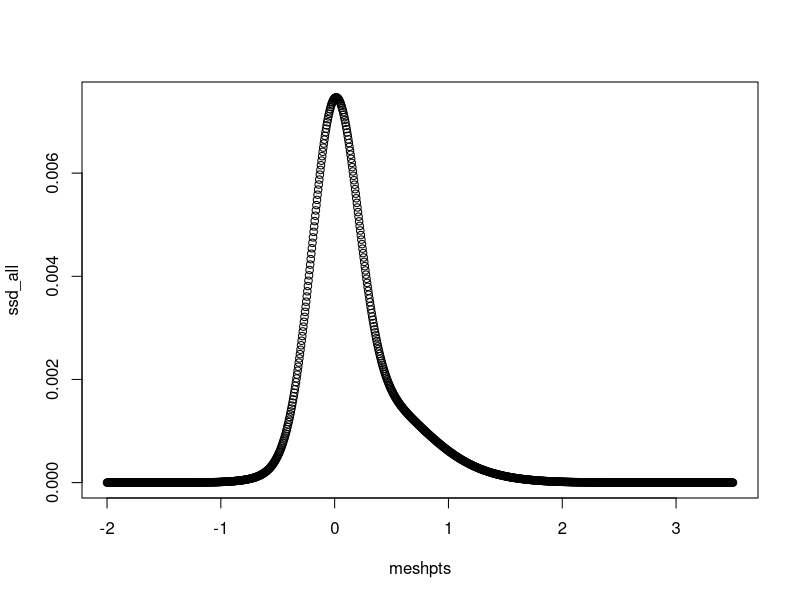
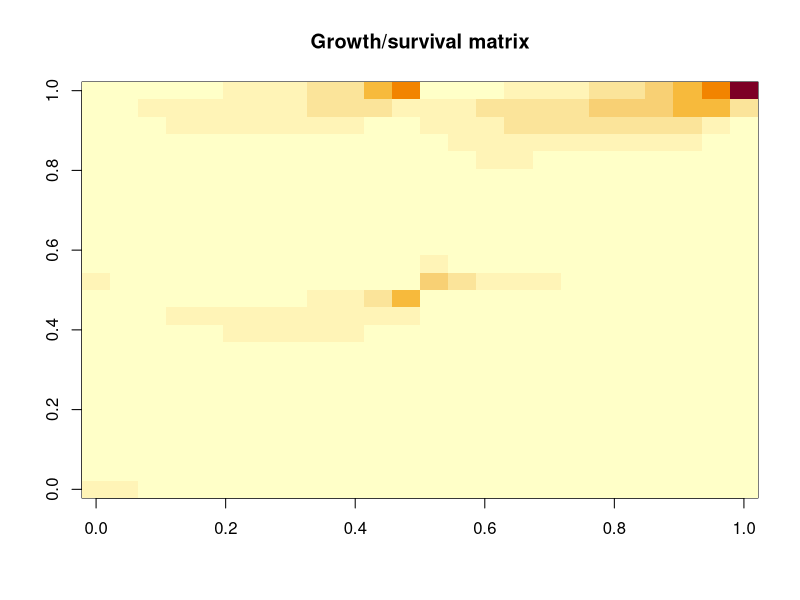
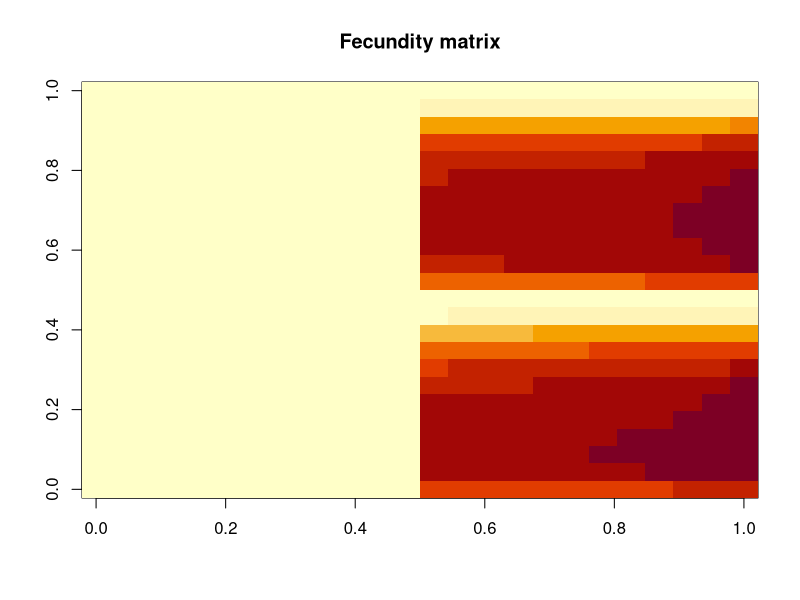

Generate these figures, in order, with R:
## ---- chunk 1
rm(list = ls())

# $demo_fns
demo_fns <- list(
  ## G_z1z -  Growth function, given you are size z now returns the pdf of size z1 next time
  grow = function(z1, z, params) {
    mu <-
      params["grow.int"] + params["grow.z"] * z           # mean size next year
    sig <-
      params["grow.sd"]                                 # sd about mean
    p.den.grow <-
      dnorm(z1, mean = mu, sd = sig)             # pdf that you are size z1 given you were size z
    return(p.den.grow)
  },
  ## s_z Survival function, logistic regression
  surv = function(z, params) {
    linear.p <-
      params["surv.int"] + params["surv.z"] * z  # linear predictor
    #p <- (1/(1+exp(-linear.p))) # logistic transformation to probability with no cap
    p <-
      pmin(1 / (1 + exp(-linear.p)), rep(0.99, length(z))) # logistic transformation to probability with constant cap
    #p <- min((1/(1+exp(-linear.p))),params["surv.cap"]) # logistic transformation to probability with cut-off cap
    #p <- (1/(1+exp(-linear.p)))*params["surv.cap"] # logistic transformation to probability with scalar cap
    return(p)
  },
  ## p_bz Probability of flowering function, logistic regression
  flow = function(z, params) {
    linear.p <-
      params["flow.int"] + params["flow.z"] * z      # linear predictor
    p <-
      1 / (1 + exp(-linear.p))                                # logistic transformation to probability
    return(p)
  },
  ## b_z Seed production function
  seed = function(z, params) {
    #if (params["seed.int"] < 0) {params["seed.int"] <- params["seed.int"] * params["seed.z"]}
    N <-
      exp(params["seed.int"] + params["seed.z"] * z)   # seed production of a size z plant
    return(N)
  },
  ## c_0z1 Recruit size pdf
  rcsz = function(z1, params) {
    mu <- params["rcsz.int"]
    sig <- params["rcsz.sd"]
    p.deRecr <-
      dnorm(z1, mean = mu, sd = sig)              # pdf of a size z1 recruit
    return(p.deRecr)
  },
  #maturity
  matu = function(z,params) {
    linear.p <-
      params["matu.int"] + params["matu.z"] * z      # linear predictor
    p <-
      1 / (1 + exp(-linear.p))                                # logistic transformation to probability
    return(p)
  }
)

# IPM_desc object
IPM_desc <- list(
  demo_fns = demo_fns
)

## ---- chunk 2

# survival kernels

# immature to immature
P_z1z_imm_to_imm = function (z1, z, params) {
  # survival * growth * not maturing
  return(IPM_desc$demo_fns$surv(z, params) * IPM_desc$demo_fns$grow(z1, z, params) * (1-IPM_desc$demo_fns$matu(z1, params)) )
}

# immature to mature
P_z1z_imm_to_mat = function (z1, z, params) {
  # survival *  growth * maturing
  return(IPM_desc$demo_fns$surv(z, params) * IPM_desc$demo_fns$grow(z1, z, params) * IPM_desc$demo_fns$matu(z1, params))
}

# mature to mature
P_z1z_mat_to_mat = function (z1, z, params) {
  # survival * growth
  return(IPM_desc$demo_fns$surv(z, params) * IPM_desc$demo_fns$grow(z1, z, params))
}

### FECUNDITY

## Define the fecundity kernels
F_z1z_mat_to_imm = function (z1, z, params) {
  # survival * flowering * number of seeds * recruit survival * recruit size * not maturing
  return(
    IPM_desc$demo_fns$flow(z, params) * IPM_desc$demo_fns$seed(z, params) * params["p.r"] * IPM_desc$demo_fns$rcsz(z1, params) * (1-IPM_desc$demo_fns$matu(z1, params))
  )
}

F_z1z_mat_to_mat = function (z1, z, params) {
  # survival * flowering * number of seeds * recruit survival * recruit size * maturity
  return(
    IPM_desc$demo_fns$flow(z, params) * IPM_desc$demo_fns$seed(z, params) * params["p.r"] * IPM_desc$demo_fns$rcsz(z1, params) * IPM_desc$demo_fns$matu(z1, params)
  )
}

## ---- chunk 3

params <- c(
  surv.int  =  0.1,
  surv.z    =   0.3,
  flow.int  = 0.1,
  flow.z    =   0.2,
  grow.int  =   0.27,
  grow.z    =   1 - 0.27,
  grow.sd   =   0.38,
  rcsz.int  =   0,
  rcsz.sd   =   0.2,
  seed.int  =   1,
  seed.z    =   0,
  p.r       =   1,
  matu.int  =  0,
  matu.z    = 0.3
)

## ---- chunk 4
# produce ssd from parameter set and IPM_desc
calc_dom_eig <- function(A, tol = 1e-8) {
  qmax <- 10 * tol
  lam <- 1
  x <- rep(1, nrow(A))

  while (qmax > tol) {
    x1 <- A %*% x
    qmax <- sum(abs(x1 - lam * x))
    lam <- sum(x1)
    x <- x1 / lam
  }

  # Having found w (within tol), get lambda
  x1 <- A %*% x
  lam <- sum(x1)
  x <- x1 / lam
  return(list(lambda = lam, w = x / sum(x)))
}

## ---- chunk 5

#### example
meshpts <- seq(from = -2, to = 3.5, by = 0.005)



mesh_len <- length(meshpts)

dlta <- meshpts[2] - meshpts[1]
lwr <- min(meshpts) - dlta / 2
upr <- max(meshpts) + dlta / 2

P_kern <- F_kern <- matrix(0, nrow = mesh_len*2,ncol = mesh_len*2)

#make each of the parts of the kernel
P_kern_imm_to_imm <- outer(meshpts, meshpts, P_z1z_imm_to_imm,params) * dlta
P_kern_imm_to_mat <- outer(meshpts, meshpts, P_z1z_imm_to_mat,params) * dlta
P_kern_mat_to_mat <- outer(meshpts, meshpts, P_z1z_mat_to_mat,params) * dlta

# put them in the big kernel
P_kern[1:mesh_len,1:mesh_len] <- P_kern_imm_to_imm
P_kern[(mesh_len+1):(mesh_len*2),1:mesh_len] <- P_kern_imm_to_mat
P_kern[(mesh_len+1):(mesh_len*2),(mesh_len+1):(mesh_len*2)] <- P_kern_mat_to_mat

#image(t(P_kern))

F_kern_mat_to_imm <- outer(meshpts, meshpts, F_z1z_mat_to_imm, params) * dlta
F_kern_mat_to_mat <- outer(meshpts, meshpts, F_z1z_mat_to_mat, params) * dlta

F_kern[1:mesh_len,(mesh_len+1):(mesh_len*2)] <- F_kern_mat_to_imm
F_kern[(mesh_len+1):(mesh_len*2),(mesh_len+1):(mesh_len*2)] <- F_kern_mat_to_mat

#image(t(F_kern))

K_kern <- P_kern+F_kern

# calcualte lambda
lambda.IPM <- calc_dom_eig(K_kern)$lambda

## ---- chunk 6

ssd <- calc_dom_eig(K_kern)$w

ssd_all <- ssd[1:mesh_len] + ssd[(mesh_len+1):(mesh_len*2)]

ssd_imm <- ssd[1:mesh_len]
#ssd_imm <- ssd_imm/sum(ssd_imm)

ssd_mat <- ssd[(mesh_len+1):(mesh_len*2)]
#ssd_mat <- ssd_mat/sum(ssd_mat)



# approximation to the size distribition function
n_t <- approxfun(meshpts, ssd_all, rule = 2)
n_t_imm <- approxfun(meshpts, ssd_imm, rule = 2)
n_t_mat <- approxfun(meshpts, ssd_mat, rule = 2)

#n_t_imm <- n_t_mat <- n_t

plot(meshpts,ssd_all)


## ---- chunk 7

# make a function to compute integration stuff
mk_meshpts <- function (l, u, m) {
  h <- (u - l) / m
  meshpts <- l + ((1:m) - 1 / 2) * h
  list(
    m = m,
    h = h,
    l = l,
    u = u,
    meshpts = meshpts
  )
}

mesh_res <- 250

# normal survival with any maturity faff
s_z <- IPM_desc$demo_fns$surv

# growth
g_z <- IPM_desc$demo_fns$grow

#maturity
m_z <- IPM_desc$demo_fns$matu

# fecundity mature to immature (not maturing in first year)
f_z_to_imm <- F_z1z_mat_to_imm

# fecundity mature to mature (maturing in first year)
f_z_to_mat <- F_z1z_mat_to_mat

## ---- chunk 8

# approximation to the cumulative density function
cum_dist_n_t <- approxfun(meshpts, cumsum(ssd_all) / sum(ssd_all))

n_state_mpm <- 12 # how many classes do I want to make my MPM with?
qtiles <- seq(0, 1, length.out = n_state_mpm + 1)
qtiles <- qtiles[-c(1, length(qtiles))]

fun <- function(x, which) {
  cum_dist_n_t(x) - which
}

stage_boundaries <- qtiles
for (i in seq_along(qtiles)) {
  stage_boundaries[i] <-
    uniroot(fun, interval = range(meshpts),  which =  qtiles[i])$root
}
stage_boundaries <- c(lwr, stage_boundaries, upr)

## ---- chunk 9

### immature to immature ### ---------------------------

# first part
P_imm_to_imm <- matrix(0,nrow = n_state_mpm, ncol = n_state_mpm)
for (i in seq_len(n_state_mpm)) {
  sub_mesh_i <-
    mk_meshpts(stage_boundaries[i], stage_boundaries[i + 1], mesh_res)
  mpts_now_i <- sub_mesh_i$meshpts
  for (j in seq_len(n_state_mpm)) {
    sub_mesh_j <- mk_meshpts(stage_boundaries[j], stage_boundaries[j + 1], mesh_res)
    mpts_now_j <- sub_mesh_j$meshpts

    #growth (ignoring survival)
    g_now <- outer(mpts_now_i, mpts_now_j, g_z, params = params)
    
    # survival
    s_now <- s_z(mpts_now_j, params = params)
    
    #maturity 
    m_now <- 1-m_z(mpts_now_i, params = params)
    
    # ssd
    n_t_now <- n_t_imm(mpts_now_j)

    # put it together
    P_imm_to_imm[i, j] <- sum(g_now %*% (s_now * m_now * n_t_now)) / sum(n_t_now)
    P_imm_to_imm[i, j] <- P_imm_to_imm[i, j] * sub_mesh_i$h
  }
}


# immature to mature ### ---------------------------

# first part
P_imm_to_mat  <- matrix(0,nrow = n_state_mpm, ncol = n_state_mpm)
for (i in seq_len(n_state_mpm)) {
  sub_mesh_i <-
    mk_meshpts(stage_boundaries[i], stage_boundaries[i + 1], mesh_res)
  mpts_now_i <- sub_mesh_i$meshpts
  for (j in seq_len(n_state_mpm)) {
    sub_mesh_j <- mk_meshpts(stage_boundaries[j], stage_boundaries[j + 1], mesh_res)
    mpts_now_j <- sub_mesh_j$meshpts

    #growth
    g_now <- outer(mpts_now_i, mpts_now_j, g_z, params = params)
    
    # survival
    s_now <- s_z(mpts_now_j, params = params)
    
    m_now <- m_z(mpts_now_i, params = params)
    
    # ssd
    n_t_now <- n_t_imm(mpts_now_j)

    # put it together
    P_imm_to_mat[i, j] <- sum(g_now %*% (s_now * m_now * n_t_now)) / sum(n_t_now)
    P_imm_to_mat[i, j] <- P_imm_to_mat[i, j] * sub_mesh_i$h
  }
}


### mature to mature ### ---------------------------

# first part
P_mat_to_mat <- matrix(0,nrow = n_state_mpm, ncol = n_state_mpm)
for (i in seq_len(n_state_mpm)) {
  sub_mesh_i <-
    mk_meshpts(stage_boundaries[i], stage_boundaries[i + 1], mesh_res)
  mpts_now_i <- sub_mesh_i$meshpts
  for (j in seq_len(n_state_mpm)) {
    sub_mesh_j <- mk_meshpts(stage_boundaries[j], stage_boundaries[j + 1], mesh_res)
    mpts_now_j <- sub_mesh_j$meshpts

    #growth
    g_now <- outer(mpts_now_i, mpts_now_j, g_z, params = params)
    
    # survival
    s_now <- s_z(mpts_now_j, params = params)
    

    # ssd
    n_t_now <- n_t_mat(mpts_now_j)
    
    #put it together
    P_mat_to_mat[i, j] <- sum(g_now %*% (s_now * n_t_now)) / sum(n_t_now)
    P_mat_to_mat[i, j] <- P_mat_to_mat[i, j] * sub_mesh_i$h
  }
}


## ---- chunk 10

# mature to immature ---------------------
F_mat_to_imm <- matrix(0,nrow = n_state_mpm, ncol = n_state_mpm)

for (i in seq_len(n_state_mpm)) {

  sub_mesh_i <- mk_meshpts(stage_boundaries[i], stage_boundaries[i + 1], mesh_res)
  mpts_now_i <- sub_mesh_i$meshpts

  for (j in seq_len(n_state_mpm)) {

    sub_mesh_j <- mk_meshpts(stage_boundaries[j], stage_boundaries[j + 1], mesh_res)
    mpts_now_j <- sub_mesh_j$meshpts

    #fecundity
    f_now <- outer(mpts_now_i, mpts_now_j, f_z_to_imm, params = params)
    
    #ssd
    n_t_now <- n_t_mat(mpts_now_j)
    
    F_mat_to_imm [i, j] <- sum(f_now %*% n_t_now) / sum(n_t_now)
    F_mat_to_imm [i, j] <- F_mat_to_imm[i, j] * sub_mesh_i$h

  }
}

# mature to mature -----------------------
F_mat_to_mat <- matrix(0,nrow = n_state_mpm, ncol = n_state_mpm)
for (i in seq_len(n_state_mpm)) {

  sub_mesh_i <- mk_meshpts(stage_boundaries[i], stage_boundaries[i + 1], mesh_res)
  mpts_now_i <- sub_mesh_i$meshpts

  for (j in seq_len(n_state_mpm)) {

    sub_mesh_j <- mk_meshpts(stage_boundaries[j], stage_boundaries[j + 1], mesh_res)
    mpts_now_j <- sub_mesh_j$meshpts

    #fecundity
    f_now <- outer(mpts_now_i, mpts_now_j, f_z_to_mat, params = params)
    
    #ssd
    n_t_now <- n_t_mat(mpts_now_j)
    
    F_mat_to_mat[i, j] <- sum(f_now %*% n_t_now) / sum(n_t_now)
    F_mat_to_mat[i, j] <- F_mat_to_mat[i, j] * sub_mesh_i$h

  }
}

## ---- chunk 11

# make blank big matrices
P_matrix <- F_matrix <- matrix(0,nrow = n_state_mpm*2, ncol = n_state_mpm*2)

#compile survival/growth
P_matrix[1:n_state_mpm,1:n_state_mpm] <- P_imm_to_imm
P_matrix[(n_state_mpm+1):(n_state_mpm*2),1:n_state_mpm] <- P_imm_to_mat
P_matrix[(n_state_mpm+1):(n_state_mpm*2),(n_state_mpm+1):(n_state_mpm*2)] <- P_mat_to_mat

#image(t(P_kern))
image(t(P_matrix),main = "Growth/survival matrix")

#compile fecundity
F_matrix[1:n_state_mpm,(n_state_mpm+1):(n_state_mpm*2)] <- F_mat_to_imm
F_matrix[(n_state_mpm+1):(n_state_mpm*2),(n_state_mpm+1):(n_state_mpm*2)] <- F_mat_to_mat

#image(t(F_kern))
image(t(F_matrix),main = "Fecundity matrix")

#make full matirx
K_matrix <- P_matrix + F_matrix

# calculate lambda
lambda.MPM <- calc_dom_eig(K_matrix)$lambda

#compare
print(paste("IPM lambda:",lambda.IPM))
print(paste("MPM lambda:",lambda.MPM))
print(paste("error: ",abs(lambda.IPM-lambda.MPM)))
print(paste("error %: ",abs(lambda.IPM-lambda.MPM)/lambda.IPM*100))
if (abs(lambda.IPM-lambda.MPM) <0.01) {
  print("it works! (within error margin of 0.01)")
} else {
  print("it doesn't work yet :(")
}

ssd_matrix <- calc_dom_eig(K_matrix)$w

ssd_matrix_all <- ssd_matrix[1:n_state_mpm]+ssd_matrix[(n_state_mpm+1):(n_state_mpm*2)]
abs(ssd_matrix_all-(1/n_state_mpm))


